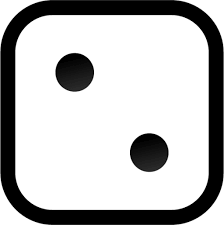
#> input picture dice-2.png, 224 x 225 px, given in place of dice-1.png, which was not available; the run also reads 1 picture not shown here
$ python dice.py
#> lines starting #> are read from the running program, lines starting #| are printed output that depends on the picture; pictures that were not available may be replaced by others from this repository, and a replacement may not be noted
import random
from PIL import Image
img1 = Image.open('dice-1.png')
#> img1 is the input picture: PIL image 224x225 P; min 0, max 255, mean 186.8
img2 = Image.open('dice-2.png')
img3 = Image.open('dice-3.png')
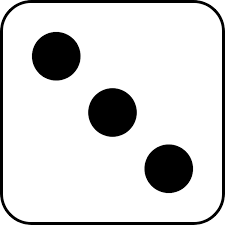
#> input picture dice-3.png, 225 x 225 px
#> img3 is the input picture: PIL image 225x225 P; min 0, max 255, mean 214.5
img4 = Image.open('Dice-4.png')
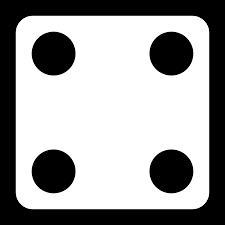
#> input picture dice-4.png, 225 x 225 px, found by its file name
#> img4 is the input picture: PIL image 225x225 P; min 0, max 255, mean 157
img5 = Image.open('Dice-5.png')
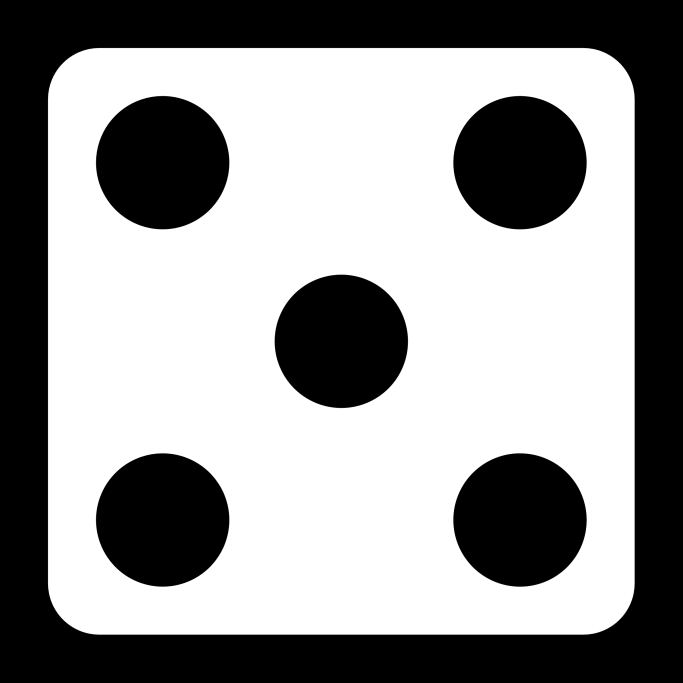
#> input picture dice-5.png, 2048 x 2048 px, found by its file name (shown at 1/3 size)
#> img5 is the input picture: PIL image 2048x2048 L; min 0, max 255, mean 148.9
img6 = Image.open('Dice-6.png')

def roll_dice():
    r = random.randint(1, 6)
    if r == 1:
        img1.show()
    elif r == 2:
        img2.show()
    elif r == 3:
        img3.show()
    elif r == 4:
        img4.show()
    elif r == 5:
        img5.show()
    else:
        img6.show()


while True:
#> (the run stopped early here; a loop or call above may not have finished)
